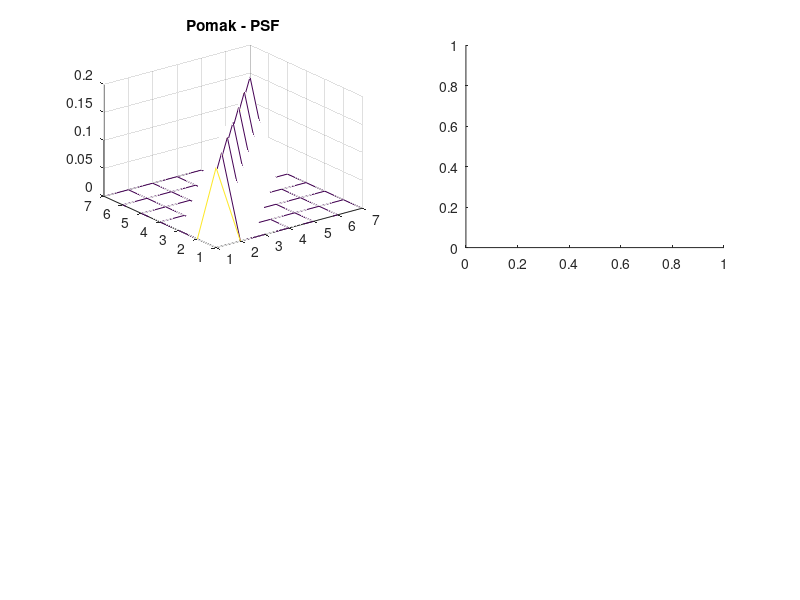

Here is the MATLAB script that generated this plot: (Note: this script raises an error after producing the figure.)
clear all;
close all;

h1 = eye(7)/7;
h2 = fspecial('gaussian', 4, 1);

figure;
subplot(2,2,1);
mesh(h1);
title('Pomak - PSF');

subplot(2,2,2);
freqz2(h1);
title('Pomak - OTF');

subplot(2,2,3);
mesh(h2);
title('Gauss - PSF');

subplot(2,2,4);
freqz2(h2);
title('Gauss - OTF');